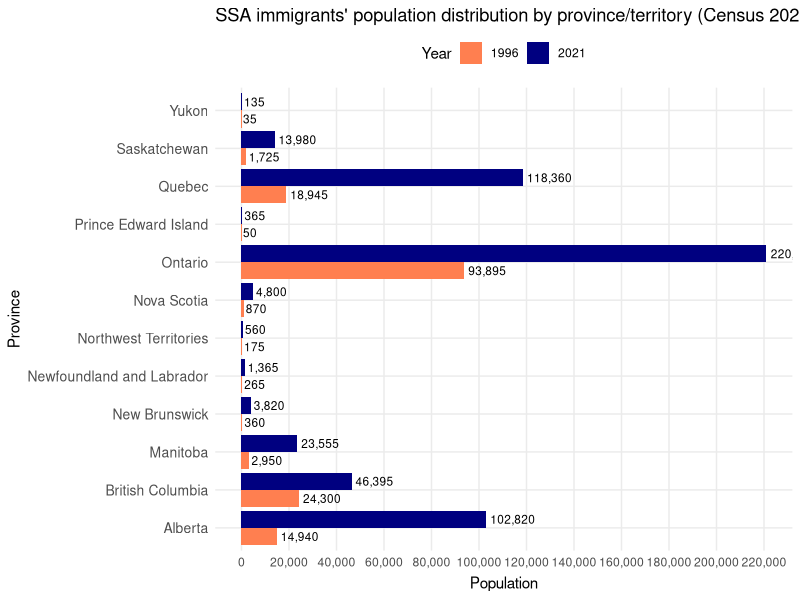
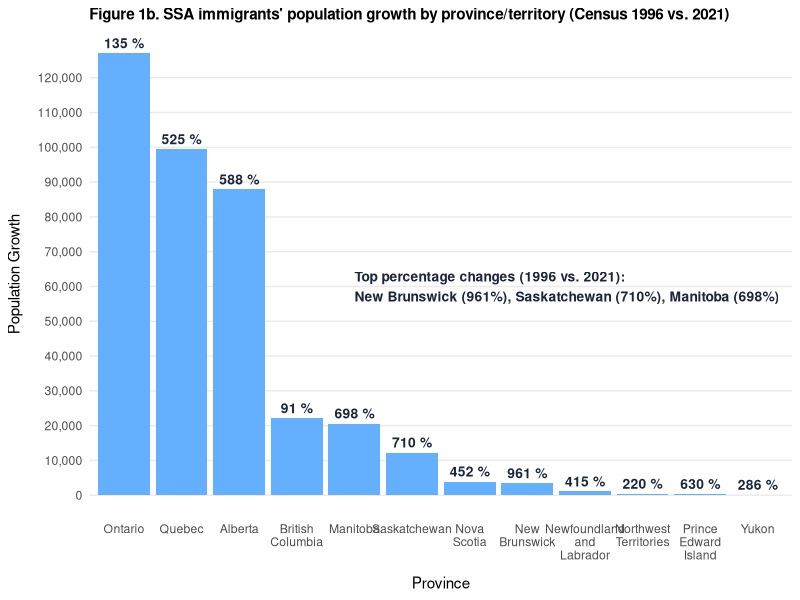

Reproduce these figures in R, in order.
# Store Provinces
Provinces <- c("Alberta", "British Columbia", "Manitoba", "New Brunswick", 
               "Newfoundland and Labrador", "Nova Scotia", 
               "Northwest Territories", "Ontario", "Prince Edward Island", 
               "Quebec", "Saskatchewan", "Yukon")

# Store 1996 Populations
Population_in_1996 <- c(14940, 24300, 2950, 360, 265, 870, 175, 93895, 50,
                        18945, 1725, 35)

# Store 2021 Populations
Population_in_2021 <- c(102820, 46395, 23555, 3820, 1365, 4800, 560, 220915, 
                        365, 118360, 13980, 135)

# Put populations in 1996 and 2021 in dataset based on PROVINCE
SSHA_Population <- data.frame(Provinces, Population_in_1996, 
                              Population_in_2021)

View(SSHA_Population)

library(tidyverse)

# Create Percentage Change Column
SSHA_Population_PercentageChange <- SSHA_Population %>% 
  mutate(Percentage_Change = # ((New Value - Old Value)/ Old Value) * 100
    ((Population_in_2021 - Population_in_1996) / Population_in_1996) 
         * 100)
View(SSHA_Population_PercentageChange)

# Create Population Growth Column
SSHA_Population_PercentageChange_PopulationGrowth <- 
  SSHA_Population_PercentageChange %>% mutate(
    Population_Growth = # New Population - Old Population
      Population_in_2021 - Population_in_1996
    )

View(SSHA_Population_PercentageChange_PopulationGrowth)

library(ggplot2)

# FIGURE 1
SSHA_Population_long <- SSHA_Population %>%
  pivot_longer(
    cols = c(Population_in_1996, Population_in_2021),
    names_to = "Year",
    values_to = "Population"
  ) %>%
  # Convert Year names to just the year values
  mutate(Year = ifelse(Year == "Population_in_1996", "1996", "2021"))

# Was trying to make 1996 come first but 
# on several attempts all i tried didn't work
SSHA_Population_long$Year <- 
  factor(SSHA_Population_long$Year, levels = c("1996", "2021"))

# Create the horizontal grouped bar chart
Figure_1 <- ggplot(SSHA_Population_long, aes(
  x = Population, 
  y = Provinces, 
  fill = Year
  )) +
  geom_bar(stat = "identity", position = position_dodge(width = 0.9)) +
  scale_fill_manual(
    values = c("1996" = "#FF7F50", "2021" = "#000080")
    ) +  # Orange for 1996, Navy blue for 2021
  # Add labels directly on the bars for small values
  geom_text(aes(label = scales::comma(Population)), 
            position = position_dodge(width = 0.9),
            hjust = -0.1,  # Position text just outside the bars
            size = 3,      # Smaller text size
            color = "black") +
  # Increase x-axis limit to make room for labels
  scale_x_continuous(labels = scales::comma, limits = 
                       c(0, max(Population_in_2021)), breaks = 
                       seq(0, 250000, 20000)) +
  labs(
    title = "SSA immigrants' population distribution by province/territory (Census 2021 vs 1996)",
    y = "Province",
    x = "Population"
  ) +
  theme_minimal() +
  theme(
    panel.grid.minor = element_blank(),
    legend.position = "top",
    axis.text.y = element_text(size = 10),
    axis.title.x = element_text(margin = margin(t = 5))
  )

Figure_1


# FIGURE 1B
# First, make sure provinces are ordered by Population_Growth
ordered_data <- SSHA_Population_PercentageChange_PopulationGrowth %>%
  arrange(desc(Population_Growth)) %>%
  mutate(Provinces = factor(Provinces, levels = Provinces)) %>% 
  mutate(Percentage_Change = round(Percentage_Change))

# Create the improved bar chart
Figure_1b <- ggplot(ordered_data, aes(x = Provinces, y = Population_Growth)) +
  geom_col(fill = "#65AFFF") +  # Fill with blue colour
  labs(
    title = "Figure 1b. SSA immigrants' population growth by province/territory (Census 1996 vs. 2021)",
    x = "Province",
    y = "Population Growth"
  ) +
  # Wrap province names to multiple lines
  scale_x_discrete(labels = function(x) str_wrap(x, width = 10)) +
  scale_y_continuous(
    labels = scales::comma,  # Add commas to numbers
    breaks = seq(0, max(ordered_data$Population_Growth), 10000)  # Create evenly spaced breaks
  ) +
  # Improve the theme
  theme_minimal() +
  theme(
    plot.title = element_text(size = 11, face = "bold"),
    axis.title.y = element_text(margin = margin(r = 10)),
    axis.title.x = element_text(margin = margin(t = 10)),
    panel.grid.major.x = element_blank(),  # Remove vertical grid lines
    panel.grid.minor = element_blank(),    # Remove minor grid lines
    axis.text.x = element_text(angle = 0)
  ) +
  geom_text(
    aes(label = paste(Percentage_Change, "%")),
    vjust = -0.5,
    size = 3.5,
    color = "#1B263B",
    fontface = "bold"
  ) + 
  annotate(
    "text", x = 5, y = 60000,  
    label = "Top percentage changes (1996 vs. 2021):\nNew Brunswick (961%), Saskatchewan (710%), Manitoba (698%)",
    hjust = 0,  # Left-align text
    size = 3.5,  # Text size
    fontface = "bold",
    color = "#1B263B"
  )

Figure_1b
